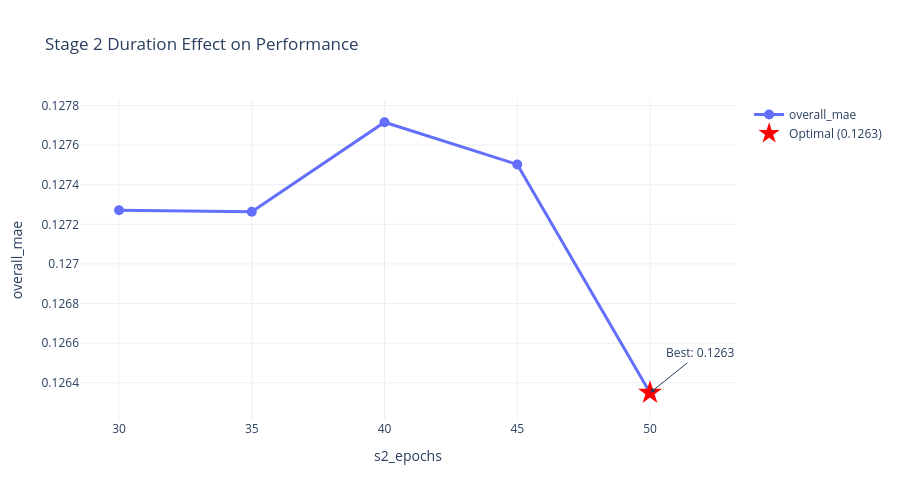

Notebook code for this chart:
### Markdown cell above
---
## 10. Ablation Results Visualization

### Code cell
# Using plot_sweep_results from utils/visualization.py
fig_ablation = plot_sweep_results(
    ablation_df,
    x_col='s2_epochs',
    y_col='overall_mae',
    title='Stage 2 Duration Effect on Performance',
    highlight_optimal=True
)
fig_ablation.show()

### Figure 1 — Plotly figure (JSON) as saved in the notebook; plotly's stock layout.template omitted (floating-point values rounded to 4 significant figures)
{"data": [{"line": {"color": "#636EFA", "width": 3}, "marker": {"size": 10}, "mode": "lines+markers", "name": "overall_mae", "type": "scatter", "x": [30, 35, 40, 45, 50], "y": [0.1273, 0.1273, 0.1277, 0.1275, 0.1263]}, {"marker": {"color": "red", "size": 18, "symbol": "star"}, "mode": "markers", "name": "Optimal (0.1263)", "type": "scatter", "x": [50], "y": [0.1263]}], "layout": {"annotations": [{"arrowhead": 2, "ax": 50, "ay": -40, "showarrow": true, "text": "Best: 0.1263", "x": 50, "y": 0.1263}], "height": 500, "title": {"text": "Stage 2 Duration Effect on Performance"}, "xaxis": {"title": {"text": "s2_epochs"}}, "yaxis": {"title": {"text": "overall_mae"}}}}
